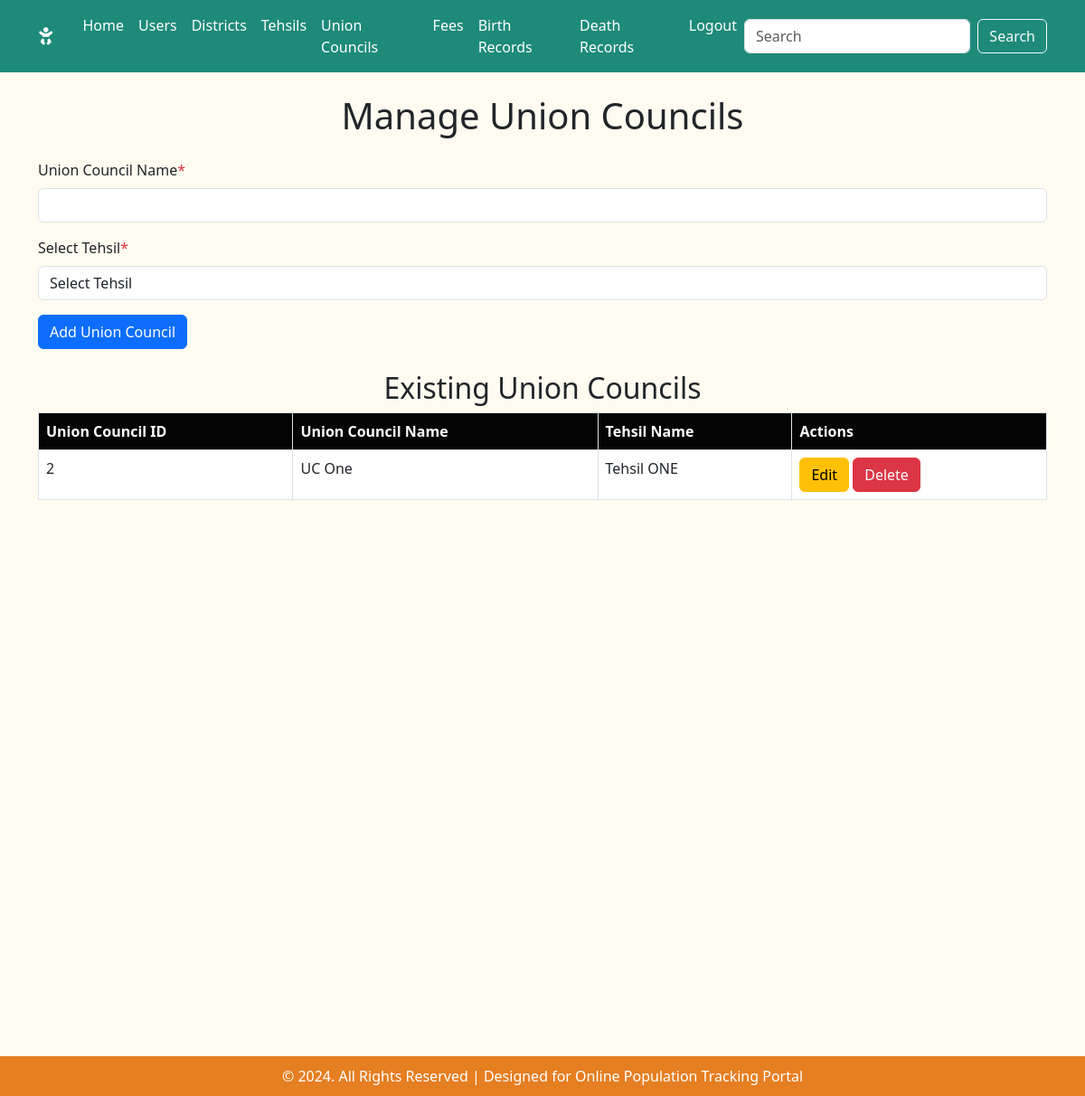
/admin/manage_union_councils.php (signed in), run on the app's committed database.
### tables this page shows
CREATE TABLE `unioncouncils` (
  `UnionCouncilID` int(11) NOT NULL,
  `UnionCouncilName` varchar(255) NOT NULL,
  `TehsilID` int(11) NOT NULL
);

CREATE TABLE `tehsils` (
  `TehsilID` int(11) NOT NULL,
  `TehsilName` varchar(255) NOT NULL,
  `DistrictID` int(11) NOT NULL
);

### admin/manage_union_councils.php (the view, shortened to what this page needs)
<?php
include('include/db_connect.inc');
include('include/header.inc');
include('include/nav.inc');
$query = "SELECT uc.UnionCouncilID, uc.UnionCouncilName, t.TehsilName
          FROM UnionCouncils uc
          JOIN Tehsils t ON uc.TehsilID = t.TehsilID";
$result = $conn->query($query);
?>
<main class="container my-4">
    <h1 class="m-4 text-center">Manage Union Councils</h1>
    <form action="<?= htmlspecialchars($_SERVER['PHP_SELF']); ?>" method="POST" class="mb-4">
        <div class="mb-3">
            <label for="union_council_name" class="form-label">Union Council Name<span class="text-danger">*</span></label>
            <input type="text" name="union_council_name" class="form-control" id="union_council_name" required>
        </div>
        <div class="mb-3">
            <label for="tehsil_id" class="form-label">Select Tehsil<span class="text-danger">*</span></label>
            <select name="tehsil_id" class="form-control" id="tehsil_id" required>
                <option value="">Select Tehsil</option>
            </select>
        </div>
        <button type="submit" name="add_union_council" class="btn btn-primary">Add Union Council</button>
    </form>
    <h2 class="text-center">Existing Union Councils</h2>
    <?php if ($result->num_rows > 0): ?>
        <table class="table table-bordered">
            <thead>
                <tr>
                    <th>Union Council ID</th>
                    <th>Union Council Name</th>
                    <th>Tehsil Name</th>
                    <th>Actions</th>
                </tr>
            </thead>
            <tbody>
                <?php while ($unionCouncil = $result->fetch_assoc()): ?>
                    <tr>
                        <td><?= htmlspecialchars($unionCouncil['UnionCouncilID']) ?></td>
                        <td><?= htmlspecialchars($unionCouncil['UnionCouncilName']) ?></td>
                        <td><?= htmlspecialchars($unionCouncil['TehsilName']) ?></td>
                        <td>
                            <a href="editunioncouncil.php?id=<?= $unionCouncil['UnionCouncilID'] ?>" class="btn btn-warning">Edit</a>
                            <a href="<?= htmlspecialchars($_SERVER['PHP_SELF']); ?>?delete_id=<?= $unionCouncil['UnionCouncilID'] ?>" class="btn btn-danger" onclick="return confirm('Are you sure you want to delete this union council?');">Delete</a>
                        </td>
                    </tr>
                <?php endwhile; ?>
            </tbody>
        </table>
    <?php else: ?>
        <div class="alert alert-warning text-center">
            <h3>No union councils found.</h3>
        </div>
    <?php endif; ?>
</main>
<?php include('include/footer.inc'); ?>

### admin/assets/css/style.css (style rules this page uses)
body { background-color: #fefbf0; }
h1,h3 { margin: 30px; text-align: center; }
.table th { background-color: #040404; color: white; }
main { height: 130vh; }

### data on the page
unioncouncils: UnionCouncilID "2", UnionCouncilName "UC One", TehsilID.TehsilName "Tehsil ONE"
